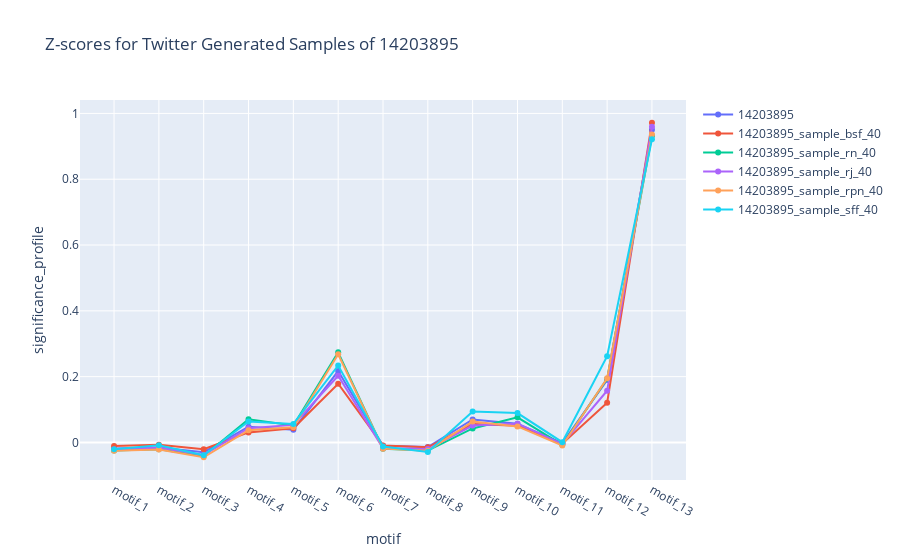
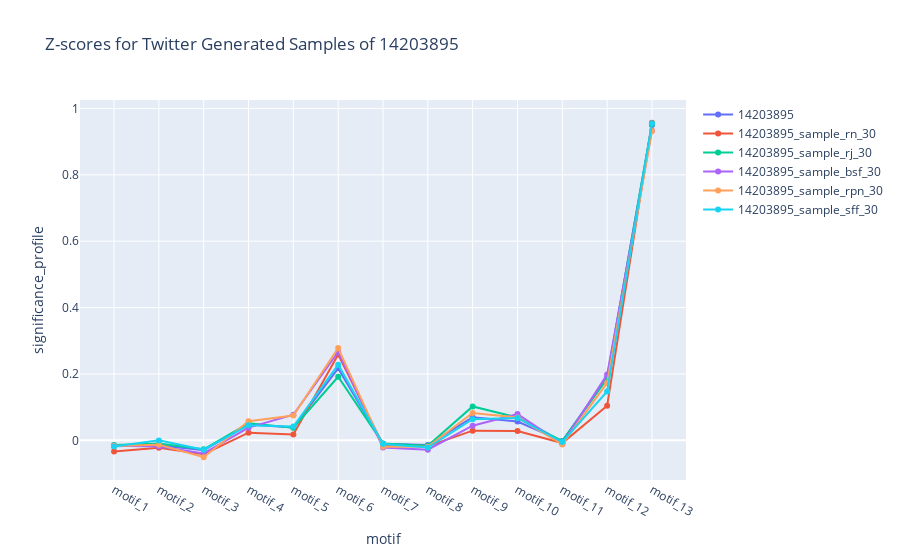
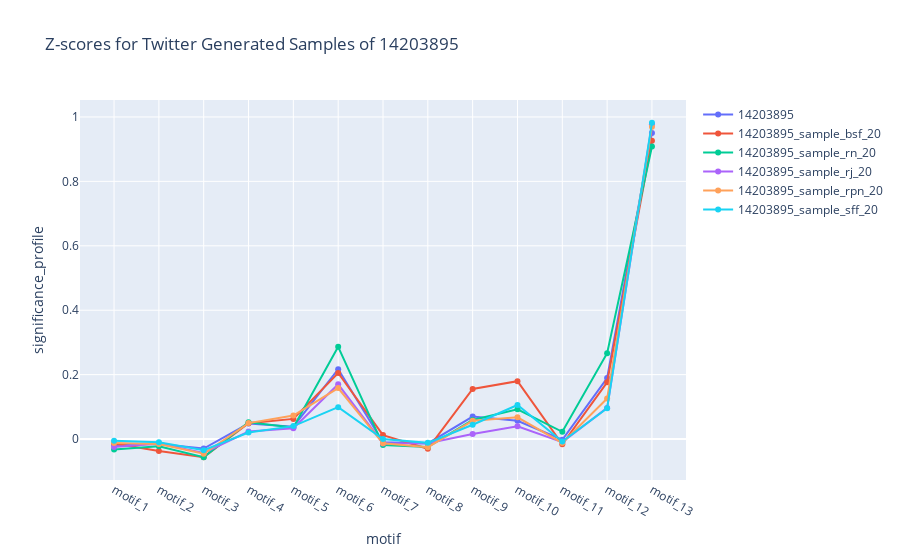

Notebook code cell kept with these figures, in order:
### Code cell
sample_percents = ["40", "30", "20", "10"]

selected_graph = "14203895"

for sp in sample_percents:
    # Query data
    query_df = motif_twitter.query(
        "graph_name == @selected_graph or (graph_name.str.startswith(@selected_graph) and graph_name.str.endswith(@sp))",
    )

    plot_line_chart(
        query_df,
        f"Z-scores for Twitter Generated Samples of {selected_graph}",
        "motif",
        "significance_profile",
    )

    print(
        query_df[["graph_name", "motif", "nodes", "edges"]].query("motif == 'motif_1'")
    )

### Figure 1 — Plotly figure (JSON) as saved in the notebook; plotly's stock layout.template omitted (floating-point values rounded to 4 significant figures)
{"data": [{"mode": "lines+markers", "name": "14203895", "type": "scatter", "x": ["motif_1", "motif_2", "motif_3", "motif_4", "motif_5", "motif_6", "motif_7", "motif_8", "motif_9", "motif_10", "motif_11", "motif_12", "motif_13"], "y": [-0.01809, -0.0151, -0.02941, 0.04795, 0.03858, 0.2169, -0.01028, -0.01372, 0.06986, 0.05665, -0.002038, 0.1895, 0.9505]}, {"mode": "lines+markers", "name": "14203895_sample_bsf_40", "type": "scatter", "x": ["motif_1", "motif_2", "motif_3", "motif_4", "motif_5", "motif_6", "motif_7", "motif_8", "motif_9", "motif_10", "motif_11", "motif_12", "motif_13"], "y": [-0.01038, -0.007061, -0.02042, 0.0305, 0.04314, 0.1787, -0.008936, -0.01462, 0.0559, 0.05055, -0.003539, 0.1208, 0.9717]}, {"mode": "lines+markers", "name": "14203895_sample_rn_40", "type": "scatter", "x": ["motif_1", "motif_2", "motif_3", "motif_4", "motif_5", "motif_6", "motif_7", "motif_8", "motif_9", "motif_10", "motif_11", "motif_12", "motif_13"], "y": [-0.02442, -0.0205, -0.04117, 0.07043, 0.05173, 0.2739, -0.01927, -0.02452, 0.04257, 0.07627, -0.007308, 0.1932, 0.932]}, {"mode": "lines+markers", "name": "14203895_sample_rj_40", "type": "scatter", "x": ["motif_1", "motif_2", "motif_3", "motif_4", "motif_5", "motif_6", "motif_7", "motif_8", "motif_9", "motif_10", "motif_11", "motif_12", "motif_13"], "y": [-0.02109, -0.01519, -0.03773, 0.04348, 0.05336, 0.2028, -0.01779, -0.02024, 0.05131, 0.05712, -0.004333, 0.1572, 0.9595]}, {"mode": "lines+markers", "name": "14203895_sample_rpn_40", "type": "scatter", "x": ["motif_1", "motif_2", "motif_3", "motif_4", "motif_5", "motif_6", "motif_7", "motif_8", "motif_9", "motif_10", "motif_11", "motif_12", "motif_13"], "y": [-0.02552, -0.02149, -0.04494, 0.03719, 0.04646, 0.2681, -0.0188, -0.025, 0.06356, 0.04876, -0.009342, 0.1948, 0.9359]}, {"mode": "lines+markers", "name": "14203895_sample_sff_40", "type": "scatter", "x": ["motif_1", "motif_2", "motif_3", "motif_4", "motif_5", "motif_6", "motif_7", "motif_8", "motif_9", "motif_10", "motif_11", "motif_12", "motif_13"], "y": [-0.02064, -0.00875, -0.03868, 0.06384, 0.0563, 0.234, -0.01229, -0.02896, 0.09402, 0.08942, 0.0007584, 0.2619, 0.9217]}], "layout": {"title": {"text": "Z-scores for Twitter Generated Samples of 14203895"}, "xaxis": {"title": {"text": "motif"}}, "yaxis": {"title": {"text": "significance_profile"}}}}

### Figure 2 — Plotly figure (JSON) as saved in the notebook; plotly's stock layout.template omitted (floating-point values rounded to 4 significant figures)
{"data": [{"mode": "lines+markers", "name": "14203895", "type": "scatter", "x": ["motif_1", "motif_2", "motif_3", "motif_4", "motif_5", "motif_6", "motif_7", "motif_8", "motif_9", "motif_10", "motif_11", "motif_12", "motif_13"], "y": [-0.01809, -0.0151, -0.02941, 0.04795, 0.03858, 0.2169, -0.01028, -0.01372, 0.06986, 0.05665, -0.002038, 0.1895, 0.9505]}, {"mode": "lines+markers", "name": "14203895_sample_rn_30", "type": "scatter", "x": ["motif_1", "motif_2", "motif_3", "motif_4", "motif_5", "motif_6", "motif_7", "motif_8", "motif_9", "motif_10", "motif_11", "motif_12", "motif_13"], "y": [-0.03356, -0.02206, -0.04153, 0.023, 0.01789, 0.2587, -0.01357, -0.01763, 0.02915, 0.02815, -0.008262, 0.1045, 0.9569]}, {"mode": "lines+markers", "name": "14203895_sample_rj_30", "type": "scatter", "x": ["motif_1", "motif_2", "motif_3", "motif_4", "motif_5", "motif_6", "motif_7", "motif_8", "motif_9", "motif_10", "motif_11", "motif_12", "motif_13"], "y": [-0.01407, -0.009442, -0.02703, 0.05168, 0.03812, 0.1917, -0.009853, -0.01625, 0.1022, 0.06876, -0.002395, 0.1859, 0.9529]}, {"mode": "lines+markers", "name": "14203895_sample_bsf_30", "type": "scatter", "x": ["motif_1", "motif_2", "motif_3", "motif_4", "motif_5", "motif_6", "motif_7", "motif_8", "motif_9", "motif_10", "motif_11", "motif_12", "motif_13"], "y": [-0.01646, -0.01833, -0.03944, 0.03828, 0.07719, 0.2661, -0.02173, -0.02809, 0.04405, 0.07903, -0.01042, 0.1981, 0.9332]}, {"mode": "lines+markers", "name": "14203895_sample_rpn_30", "type": "scatter", "x": ["motif_1", "motif_2", "motif_3", "motif_4", "motif_5", "motif_6", "motif_7", "motif_8", "motif_9", "motif_10", "motif_11", "motif_12", "motif_13"], "y": [-0.01691, -0.01291, -0.05091, 0.05787, 0.07497, 0.2781, -0.01961, -0.01943, 0.08235, 0.06923, -0.01223, 0.1731, 0.9318]}, {"mode": "lines+markers", "name": "14203895_sample_sff_30", "type": "scatter", "x": ["motif_1", "motif_2", "motif_3", "motif_4", "motif_5", "motif_6", "motif_7", "motif_8", "motif_9", "motif_10", "motif_11", "motif_12", "motif_13"], "y": [-0.01818, -8.251e-05, -0.02811, 0.04514, 0.04167, 0.228, -0.01102, -0.02178, 0.06351, 0.06755, -0.005124, 0.1472, 0.9551]}], "layout": {"title": {"text": "Z-scores for Twitter Generated Samples of 14203895"}, "xaxis": {"title": {"text": "motif"}}, "yaxis": {"title": {"text": "significance_profile"}}}}

### Figure 3 — Plotly figure (JSON) as saved in the notebook; plotly's stock layout.template omitted (floating-point values rounded to 4 significant figures)
{"data": [{"mode": "lines+markers", "name": "14203895", "type": "scatter", "x": ["motif_1", "motif_2", "motif_3", "motif_4", "motif_5", "motif_6", "motif_7", "motif_8", "motif_9", "motif_10", "motif_11", "motif_12", "motif_13"], "y": [-0.01809, -0.0151, -0.02941, 0.04795, 0.03858, 0.2169, -0.01028, -0.01372, 0.06986, 0.05665, -0.002038, 0.1895, 0.9505]}, {"mode": "lines+markers", "name": "14203895_sample_bsf_20", "type": "scatter", "x": ["motif_1", "motif_2", "motif_3", "motif_4", "motif_5", "motif_6", "motif_7", "motif_8", "motif_9", "motif_10", "motif_11", "motif_12", "motif_13"], "y": [-0.01374, -0.03683, -0.05648, 0.04896, 0.06259, 0.2052, 0.01231, -0.03027, 0.1554, 0.1798, -0.01634, 0.1763, 0.9263]}, {"mode": "lines+markers", "name": "14203895_sample_rn_20", "type": "scatter", "x": ["motif_1", "motif_2", "motif_3", "motif_4", "motif_5", "motif_6", "motif_7", "motif_8", "motif_9", "motif_10", "motif_11", "motif_12", "motif_13"], "y": [-0.03224, -0.02204, -0.05619, 0.05244, 0.03626, 0.2864, -0.01876, -0.02438, 0.05902, 0.09238, 0.02261, 0.2667, 0.9081]}, {"mode": "lines+markers", "name": "14203895_sample_rj_20", "type": "scatter", "x": ["motif_1", "motif_2", "motif_3", "motif_4", "motif_5", "motif_6", "motif_7", "motif_8", "motif_9", "motif_10", "motif_11", "motif_12", "motif_13"], "y": [-0.02469, -0.01412, -0.04295, 0.02342, 0.03371, 0.1698, -0.0136, -0.01304, 0.0156, 0.03966, -0.009644, 0.09675, 0.9773]}, {"mode": "lines+markers", "name": "14203895_sample_rpn_20", "type": "scatter", "x": ["motif_1", "motif_2", "motif_3", "motif_4", "motif_5", "motif_6", "motif_7", "motif_8", "motif_9", "motif_10", "motif_11", "motif_12", "motif_13"], "y": [-0.01192, -0.01529, -0.04563, 0.04953, 0.07306, 0.1583, -0.0134, -0.02523, 0.05677, 0.06734, -0.01213, 0.1262, 0.9696]}, {"mode": "lines+markers", "name": "14203895_sample_sff_20", "type": "scatter", "x": ["motif_1", "motif_2", "motif_3", "motif_4", "motif_5", "motif_6", "motif_7", "motif_8", "motif_9", "motif_10", "motif_11", "motif_12", "motif_13"], "y": [-0.005194, -0.009973, -0.03458, 0.02016, 0.04016, 0.09908, 0.0003052, -0.01181, 0.04453, 0.1057, -0.007395, 0.09582, 0.982]}], "layout": {"title": {"text": "Z-scores for Twitter Generated Samples of 14203895"}, "xaxis": {"title": {"text": "motif"}}, "yaxis": {"title": {"text": "significance_profile"}}}}
